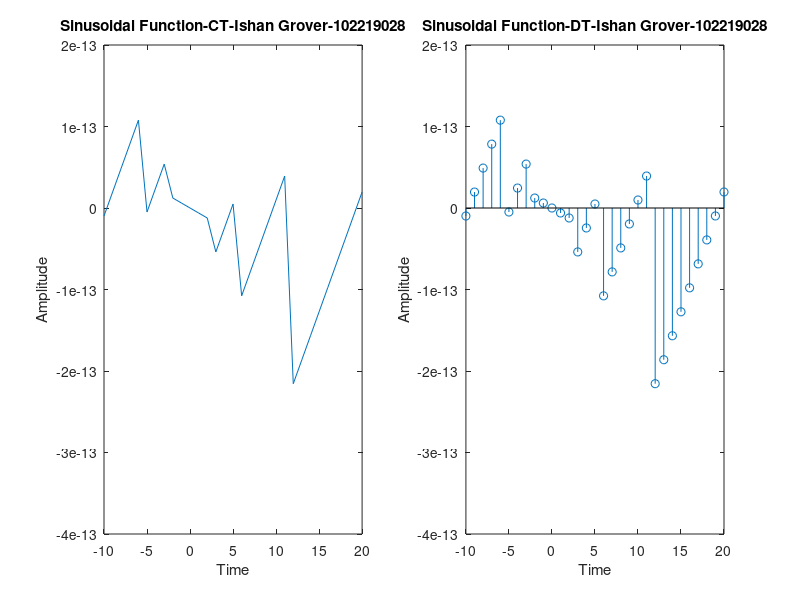

Source code (MATLAB):
%Exp1
%Sinusoidal Function
clc;
close all;
A=input('Enter the amplitude: ');
f=input('Enter the frequency: ');
t5=-10:1:20;
n5=-10:1:20;
x5=A*sin(2*pi*f*n5);
subplot(1,2,1);
plot(t5,x5);
xlabel('Time');
ylabel('Amplitude');
title('Sinusoidal Function-CT-Ishan Grover-102219028');
subplot(1,2,2);
stem(n5,x5);
xlabel('Time');
ylabel('Amplitude');
title('Sinusoidal Function-DT-Ishan Grover-102219028');


